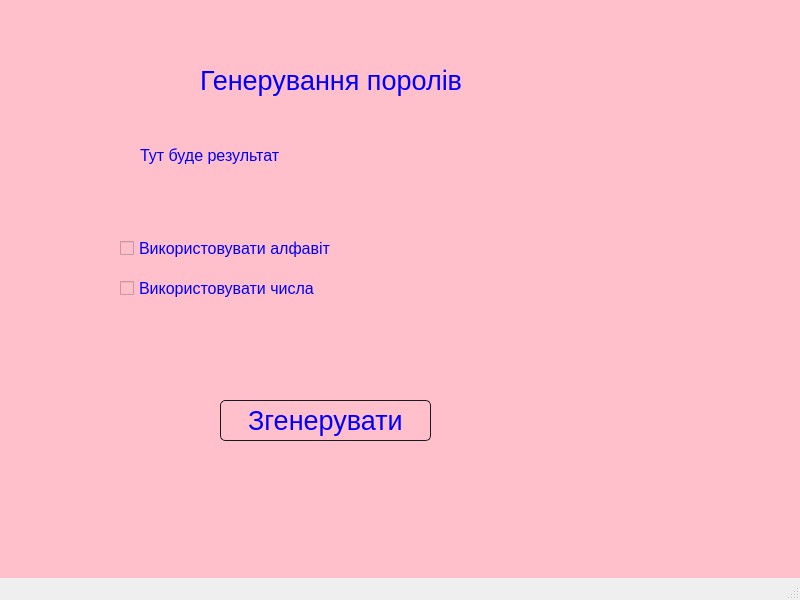
<?xml version="1.0" encoding="UTF-8"?>
<ui version="4.0">
 <class>MainWindow</class>
 <widget class="QMainWindow" name="MainWindow">
  <property name="geometry">
   <rect>
    <x>0</x>
    <y>0</y>
    <width>800</width>
    <height>600</height>
   </rect>
  </property>
  <property name="windowTitle">
   <string>MainWindow</string>
  </property>
  <widget class="QWidget" name="centralwidget">
   <property name="styleSheet">
    <string notr="true">background-color: pink;</string>
   </property>
   <widget class="QLabel" name="label">
    <property name="geometry">
     <rect>
      <x>140</x>
      <y>130</y>
      <width>151</width>
      <height>51</height>
     </rect>
    </property>
    <property name="font">
     <font>
      <pointsize>12</pointsize>
     </font>
    </property>
    <property name="styleSheet">
     <string notr="true">color: blue;</string>
    </property>
    <property name="text">
     <string>Тут буде результат</string>
    </property>
   </widget>
   <widget class="QCheckBox" name="checkBox">
    <property name="geometry">
     <rect>
      <x>120</x>
      <y>240</y>
      <width>211</width>
      <height>17</height>
     </rect>
    </property>
    <property name="font">
     <font>
      <pointsize>12</pointsize>
     </font>
    </property>
    <property name="styleSheet">
     <string notr="true">color: blue;</string>
    </property>
    <property name="text">
     <string>Використовувати алфавіт</string>
    </property>
   </widget>
   <widget class="QCheckBox" name="checkBox_2">
    <property name="geometry">
     <rect>
      <x>120</x>
      <y>280</y>
      <width>211</width>
      <height>17</height>
     </rect>
    </property>
    <property name="font">
     <font>
      <pointsize>12</pointsize>
     </font>
    </property>
    <property name="styleSheet">
     <string notr="true">color: blue;</string>
    </property>
    <property name="text">
     <string>Використовувати числа</string>
    </property>
   </widget>
   <widget class="QLabel" name="label_2">
    <property name="geometry">
     <rect>
      <x>200</x>
      <y>40</y>
      <width>261</width>
      <height>81</height>
     </rect>
    </property>
    <property name="font">
     <font>
      <pointsize>20</pointsize>
     </font>
    </property>
    <property name="styleSheet">
     <string notr="true">color: blue;</string>
    </property>
    <property name="text">
     <string>Генерування поролів</string>
    </property>
   </widget>
   <widget class="QPushButton" name="pushButton_2">
    <property name="geometry">
     <rect>
      <x>220</x>
      <y>400</y>
      <width>211</width>
      <height>41</height>
     </rect>
    </property>
    <property name="font">
     <font>
      <pointsize>20</pointsize>
     </font>
    </property>
    <property name="styleSheet">
     <string notr="true">color: blue;
border-radius: 5px;
background: #fffff;
border: 1px solid #141c21;</string>
    </property>
    <property name="text">
     <string>Згенерувати</string>
    </property>
   </widget>
  </widget>
  <widget class="QStatusBar" name="statusbar"/>
 </widget>
 <resources/>
 <connections/>
</ui>
